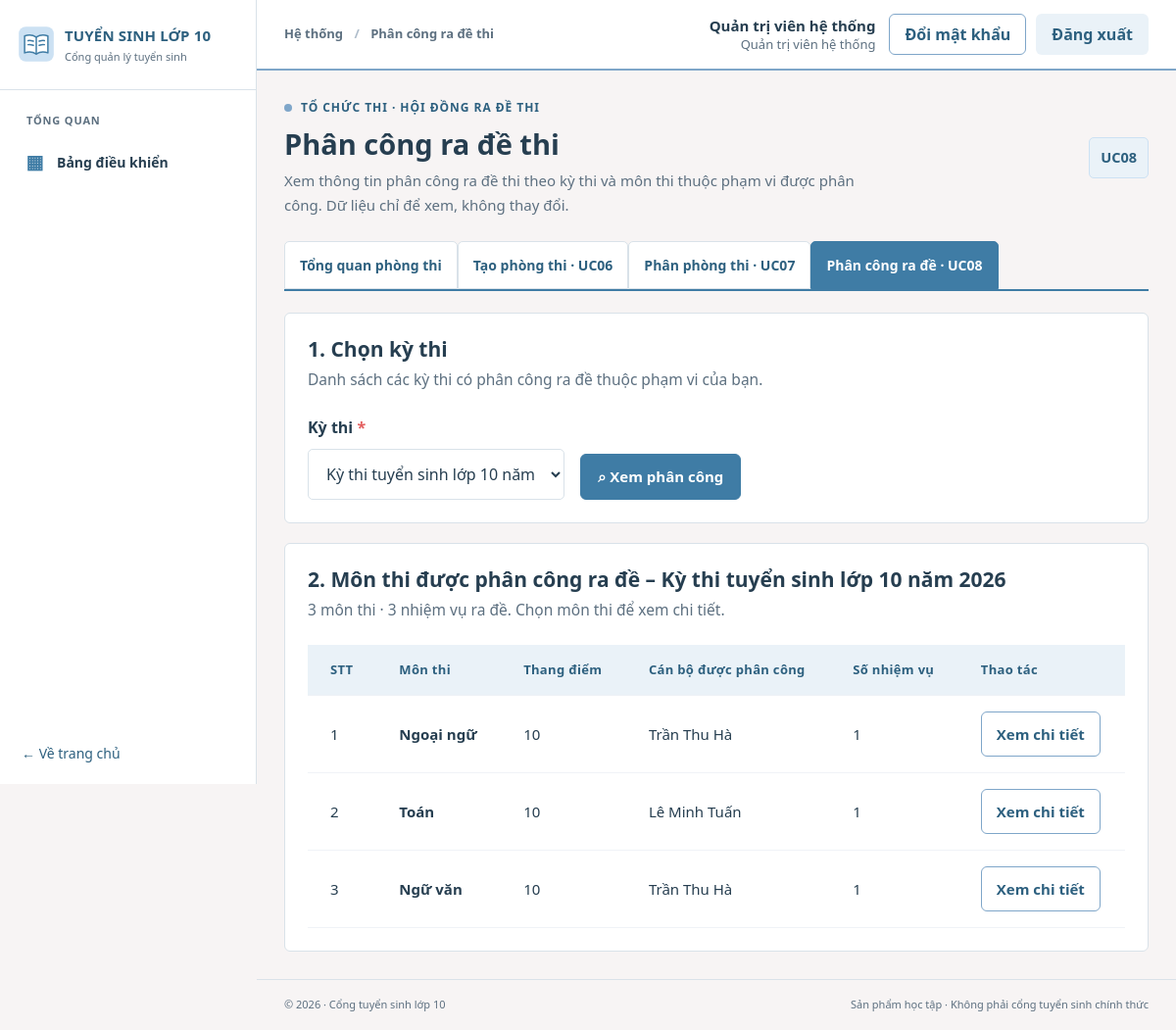
/exam/phan-cong-ra-de.php (signed in), run on the app's committed database.
### tables this page shows
CREATE TABLE TaiKhoan (
  maTaiKhoan VARCHAR(20) NOT NULL,
  tenDangNhap VARCHAR(50) NOT NULL,
  matKhau VARCHAR(255) NOT NULL,
  hoTen VARCHAR(100) NOT NULL,
  vaiTro VARCHAR(30) NOT NULL,
  maCanBo VARCHAR(20) NULL,
  maThiSinh VARCHAR(20) NULL,
  trangThai VARCHAR(20) NOT NULL DEFAULT 'Hoạt động',
  soLanSai INT NOT NULL DEFAULT 0,
  khoaDen DATETIME NULL,
  lanDangNhapCuoi DATETIME NULL,
  ngayTao DATETIME NOT NULL DEFAULT CURRENT_TIMESTAMP,
  PRIMARY KEY (maTaiKhoan),
  UNIQUE KEY uq_taikhoan_ten (tenDangNhap),
  CONSTRAINT ck_taikhoan_vaitro CHECK (vaiTro IN ('HOC_SINH','GVCN','BAN_TUYEN_SINH','HD_TUYEN_SINH','HD_COI_THI','HD_CHAM_THI','CAT_PHACH','HD_PHUC_KHAO','HD_RA_DE','QUAN_TRI')),
  CONSTRAINT ck_taikhoan_trangthai CHECK (trangThai IN ('Hoạt động','Bị khóa')),
  CONSTRAINT ck_taikhoan_solansai CHECK (soLanSai >= 0),
  CONSTRAINT fk_taikhoan_canbo FOREIGN KEY (maCanBo) REFERENCES CanBo(maCanBo),
  CONSTRAINT fk_taikhoan_thisinh FOREIGN KEY (maThiSinh) REFERENCES ThiSinh(maThiSinh)
);

CREATE TABLE KyThi (
  maKyThi VARCHAR(20) NOT NULL,
  tenKyThi VARCHAR(150) NOT NULL,
  thoiGianKetThuc DATETIME NOT NULL,
  maDot VARCHAR(20) NOT NULL,
  PRIMARY KEY (maKyThi),
  CONSTRAINT fk_kythi_dot FOREIGN KEY (maDot) REFERENCES DotTuyenSinh(maDot)
);

CREATE TABLE PhanCongRaDe (
  maPhanCong VARCHAR(20) NOT NULL,
  maKyThi VARCHAR(20) NOT NULL,
  maMonThi VARCHAR(20) NOT NULL,
  maCanBo VARCHAR(20) NOT NULL,
  thoiGianThucHien DATETIME NULL,
  thongTinNhiemVu VARCHAR(255) NOT NULL,
  PRIMARY KEY (maPhanCong),
  CONSTRAINT fk_pcrd_kythi FOREIGN KEY (maKyThi) REFERENCES KyThi(maKyThi),
  CONSTRAINT fk_pcrd_mon FOREIGN KEY (maMonThi) REFERENCES MonThi(maMonThi),
  CONSTRAINT fk_pcrd_canbo FOREIGN KEY (maCanBo) REFERENCES CanBo(maCanBo)
);

CREATE TABLE MonThi (
  maMonThi VARCHAR(20) NOT NULL,
  tenMonThi VARCHAR(100) NOT NULL,
  thangDiem DECIMAL(5,2) NOT NULL,
  PRIMARY KEY (maMonThi),
  CONSTRAINT ck_monthi_thangdiem CHECK (thangDiem > 0)
);

### config/app.php (called while the page is built, shortened)
<?php
return [
    'name' => getenv('APP_NAME') ?: 'CỔNG THÔNG TIN TUYỂN SINH VÀO LỚP 10',
    'demo_mode' => filter_var(getenv('DEMO_MODE') ?: '1', FILTER_VALIDATE_BOOLEAN),
    'timezone' => 'Asia/Ho_Chi_Minh',
    'base_path' => getenv('APP_BASE_PATH') ?: null,
];

### includes/functions.php (called while the page is built, shortened)
<?php
function app_config(): array {
    static $cfg = null;
    if ($cfg === null) {
        $cfg = require dirname(__DIR__) . '/config/app.php';
        date_default_timezone_set($cfg['timezone']);
    }
    return $cfg;
}
function e(mixed $str): string {
    return htmlspecialchars((string)$str, ENT_QUOTES | ENT_SUBSTITUTE, 'UTF-8');
}
function base_path(): string {
    $forced = app_config()['base_path'];
    $root = realpath(dirname(__DIR__));
    $docroot = realpath($_SERVER['DOCUMENT_ROOT'] ?? '');
    $r = strtolower(str_replace('\\','/',$root));
    $d = rtrim(strtolower(str_replace('\\','/',$docroot)),'/');
    if ($r === $d) return '';
    return '';
}
function url(string $path = ''): string {
    $prefix = rtrim(base_path(), '/');
    $clean = ltrim($path, '/');
    return $prefix . '/' . $clean;
}

### includes/auth.php (called while the page is built, shortened)
<?php
require_once __DIR__ . '/functions.php';
require_once __DIR__ . '/permissions.php';
require_once dirname(__DIR__) . '/services/auth_service.php';
function current_user(): ?array {
    static $user = false;
    if ($user !== false) return $user;
    $user = null;
    $ma = $_SESSION['user']['maTaiKhoan'] ?? null;
    try {
        $user = layTaiKhoanHoatDong((string)$ma);
    } catch (Throwable $e) {
        error_log('current_user: ' . $e->getMessage());
        $user = $_SESSION['user'];
    }
    return $user;
}
function require_auth(): array {
    $user = current_user();
    return $user;
}
function require_role(array $vaiTro): array {
    $user = require_auth();
    return $user;
}

### config/database.php (called while the page is built, shortened)
<?php
function db(): PDO {
    static $pdo = null;
    if ($pdo instanceof PDO) return $pdo;
    $host = getenv('DB_HOST') ?: '127.0.0.1';
    $port = getenv('DB_PORT') ?: '3306';
    $name = getenv('DB_NAME') ?: 'dreamteam_tuyensinh10';
    $user = getenv('DB_USER') ?: 'root';
    $pass = getenv('DB_PASS') ?: '';
    $pdo = new PDO(
        "mysql:host={$host};port={$port};dbname={$name};charset=utf8mb4", $user, $pass,
        [PDO::ATTR_ERRMODE => PDO::ERRMODE_EXCEPTION, PDO::ATTR_DEFAULT_FETCH_MODE => PDO::FETCH_ASSOC,
         PDO::ATTR_EMULATE_PREPARES => false]
    );
    return $pdo;
}

### services/auth_service.php (called while the page is built, shortened)
<?php
require_once dirname(__DIR__) . '/config/database.php';
function tk_cot_phien(): string {
    return 'maTaiKhoan, tenDangNhap, hoTen, vaiTro, maCanBo, maThiSinh, trangThai';
}
function layTaiKhoanHoatDong(string $maTaiKhoan): ?array {
    $st = db()->prepare('SELECT ' . tk_cot_phien() . " FROM TaiKhoan WHERE maTaiKhoan = ? AND trangThai = 'Hoạt động'");
    $st->execute([$maTaiKhoan]);
    return $st->fetch() ?: null;
}

### includes/permissions.php (called while the page is built, shortened)
<?php
function ten_vai_tro(string $vaiTro): string {
    return VAI_TRO[$vaiTro] ?? $vaiTro;
}
function has_role(?array $user, array $vaiTro): bool {
    return $user !== null && in_array($user['vaiTro'], $vaiTro, true);
}

### services/exam_service.php (called while the page is built, shortened)
<?php
require_once dirname(__DIR__) . '/config/database.php';
require_once dirname(__DIR__) . '/includes/permissions.php';
function layPhamViKyThiRaDe(array $user): ?array {
    if (has_role($user, ['BAN_TUYEN_SINH', 'QUAN_TRI'])) return null;
    $maCanBo = (string)($user['maCanBo'] ?? '');
    $st = db()->prepare('SELECT DISTINCT h.maKyThi
                         FROM CanBo c
                         JOIN HoiDongThi h ON h.maHoiDongThi = c.maHoiDongThi
                         WHERE c.maCanBo = ? AND h.loaiHoiDong = "Ra đề"');
    $st->execute([$maCanBo]);
    return $st->fetchAll(PDO::FETCH_COLUMN);
}
function timKyThiDuocPhanCong(?array $phamVi): array {
    $sql = 'SELECT k.maKyThi, k.tenKyThi, k.thoiGianKetThuc, COUNT(*) AS soPhanCong
            FROM PhanCongRaDe pc JOIN KyThi k ON k.maKyThi = pc.maKyThi';
    $params = [];
    $st = db()->prepare($sql . ' GROUP BY k.maKyThi, k.tenKyThi, k.thoiGianKetThuc ORDER BY k.maKyThi DESC');
    $st->execute($params);
    return $st->fetchAll();
}
function layDanhSachPhanCongRaDe(string $maKyThi = '', ?string $maCanBo = null, ?string $maMonThi = null): array {
    $sql = 'SELECT pc.maPhanCong, pc.maKyThi, k.tenKyThi, pc.maMonThi, m.tenMonThi, m.thangDiem,
                   pc.maCanBo, c.hoTen AS tenCanBo, c.chucVu,
                   COALESCE(t.tenTruongTHCS, p.tenTruongTHPT, "") AS donViCongTac,
                   pc.thoiGianThucHien, pc.thongTinNhiemVu
            FROM PhanCongRaDe pc
            JOIN KyThi k ON k.maKyThi = pc.maKyThi
            JOIN MonThi m ON m.maMonThi = pc.maMonThi
            JOIN CanBo c ON c.maCanBo = pc.maCanBo
            LEFT JOIN TruongTHCS t ON t.maTruongTHCS = c.maTruongTHCS
            LEFT JOIN TruongTHPT p ON p.maTruongTHPT = c.maTruongTHPT
            WHERE 1=1';
    $params = [];
    if ($maKyThi !== '') {
        $sql .= ' AND pc.maKyThi = ?';
        $params[] = $maKyThi;
    }
    $sql .= ' ORDER BY k.maKyThi DESC, m.maMonThi, pc.maPhanCong';
    $st = db()->prepare($sql);
    $st->execute($params);
    return $st->fetchAll();
}
function nhomPhanCongTheoMon(array $dsPhanCong): array {
    $mon = [];
    foreach ($dsPhanCong as $pc) {
        $k = $pc['maMonThi'];
        $mon[$k] ??= ['maMonThi' => $k, 'tenMonThi' => $pc['tenMonThi'], 'thangDiem' => $pc['thangDiem'], 'soNhiemVu' => 0, 'canBo' => []];
        $mon[$k]['soNhiemVu']++;
        $mon[$k]['canBo'][$pc['maCanBo']] = $pc['tenCanBo'];
    }
    return array_values($mon);
}

### exam/phan-cong-ra-de.php (the view, shortened to what this page needs)
<?php
require_once dirname(__DIR__) . '/includes/exam_ui.php';
$nguoiDung = require_role(['HD_RA_DE', 'BAN_TUYEN_SINH', 'QUAN_TRI']);
$maKyThi = ui_input('kyThi');
$maMonThi = ui_input('monThi');
$loi = null;
$dsKyThi = [];
$dsMon = [];
$kyThiHienTai = null;
try {
    $phamVi = layPhamViKyThiRaDe($nguoiDung);
    $dsKyThi = timKyThiDuocPhanCong($phamVi);
    if ($maKyThi === '' && $dsKyThi) $maKyThi = (string)$dsKyThi[0]['maKyThi'];
    if ($maKyThi !== '') {
        foreach ($dsKyThi as $k) if ($k['maKyThi'] === $maKyThi) $kyThiHienTai = $k;
        $dsMon = nhomPhanCongTheoMon(layDanhSachPhanCongRaDe($maKyThi));
    }
} catch (BusinessException $e) {
    $loi = $e->getMessage();
    $chiTietLoi = $e->details();
    if ($loi === EXAM_TB_KHONG_DU_QUYEN) { $dsMon = []; $kyThiHienTai = null; }
    $dsChiTiet = [];
} catch (Throwable $e) {
    error_log('UC08: ' . $e->getMessage());
    $loi = EXAM_TB_LOI_TAI_PHAN_CONG;
}
ui_page_start('exam', 'Phân công ra đề thi', 'Tổ chức thi · Hội đồng ra đề thi', 'Xem thông tin phân công ra đề thi theo kỳ thi và môn thi thuộc phạm vi được phân công. Dữ liệu chỉ để xem, không thay đổi.', 'UC08');
?>
<?php if (!$dsKyThi && !$loi): ?>
  <?php ui_notice('info', EXAM_TB_CHUA_CO_PHAN_CONG_RA_DE, ['Không có dữ liệu nào bị thay đổi.']); ?>
<?php else: ?>
<section class="panel">
  <div class="panel-heading">
    <div>
      <h2>1. Chọn kỳ thi</h2>
      <p>Danh sách các kỳ thi có phân công ra đề thuộc phạm vi của bạn.</p>
    </div>
  </div>
  <form method="get" class="ui-search" novalidate>
    <div class="field ui-search-btn">
      <button class="btn btn-primary" type="submit">⌕ Xem phân công</button>
    </div>
  </form>
</section>
<?php endif; ?>
<?php if ($kyThiHienTai): ?>
<section class="panel">
  <div class="panel-heading">
    <div>
      <h2>2. Môn thi được phân công ra đề – <?= e($kyThiHienTai['tenKyThi']) ?></h2>
      <p><?= count($dsMon) ?> môn thi · <?= (int)$kyThiHienTai['soPhanCong'] ?> nhiệm vụ ra đề. Chọn môn thi để xem chi tiết.</p>
    </div>
  </div>
  <div class="table-wrap">
    <table class="data-table">
      <thead><tr><th>STT</th><th>Môn thi</th><th>Thang điểm</th><th>Cán bộ được phân công</th><th>Số nhiệm vụ</th><th class="ui-align-right">Thao tác</th></tr></thead>
      <tbody>
        <?php foreach ($dsMon as $i => $m): $dangXem = $m['maMonThi'] === $maMonThi; ?>
          <tr<?= $dangXem ? ' style="background:#f0f9ff"' : '' ?>>
            <td><?= $i + 1 ?></td>
            <td><strong><?= e($m['tenMonThi']) ?></strong></td>
            <td><?= e(rtrim(rtrim((string)$m['thangDiem'], '0'), '.')) ?></td>
            <td><?= e(implode(', ', $m['canBo'])) ?></td>
            <td><?= (int)$m['soNhiemVu'] ?></td>
            <td class="ui-align-right">
              <a class="btn btn-sm <?= $dangXem ? 'btn-primary' : 'btn-outline' ?>" href="<?= e(url('exam/phan-cong-ra-de.php', ['kyThi' => $maKyThi, 'monThi' => $m['maMonThi']])) ?>">Xem chi tiết</a>
            </td>
          </tr>
        <?php endforeach; ?>
      </tbody>
    </table>
  </div>
</section>
<?php endif; ?>

### includes/header.php (shortened to what this page needs)
<?php
require_once __DIR__ . '/functions.php';
$page_title = $page_title ?? 'Trang chủ';
$layout = $layout ?? 'public';
$cfg = app_config();
?><!doctype html>
<html lang="vi">
<head>
  <link rel="stylesheet" href="<?= e(url('assets/css/style.css')) ?>">
  <link rel="stylesheet" href="<?= e(url('assets/css/portal.css')) ?>">
</head>
<body class="<?= $layout === 'dashboard' ? 'dash-body' : 'public-body' ?>">
<?php if ($layout === 'dashboard'): ?>
<div class="dash-shell">
  <?php require __DIR__ . '/sidebar.php'; ?>
  <div class="dash-main">
    <header class="dash-topbar">
      <div class="dash-topbar-left"><span class="breadcrumb">Hệ thống <span>/</span> <?= e($page_title) ?></span></div>
      <div class="dash-topbar-right"><?php $__u = function_exists('current_user') ? current_user() : null; if ($__u): ?>
        <span class="topbar-user"><strong><?= e($__u['hoTen']) ?></strong><small><?= e(ten_vai_tro($__u['vaiTro'])) ?></small></span>
        <a class="btn btn-outline btn-sm" href="<?= e(url('auth/doi-mat-khau.php')) ?>">Đổi mật khẩu</a>
        <form method="post" action="<?= e(url('auth/logout.php')) ?>" class="topbar-logout"><?= csrf_field() ?><button class="btn btn-soft btn-sm" type="submit">Đăng xuất</button></form>
      <?php else: ?><a class="avatar" href="<?= e(url('auth/login.php')) ?>" title="Đăng nhập">10</a><?php endif; ?></div>
    </header>
    <main id="main" class="dash-content">
<?php endif; ?>

### assets/css/style.css (style rules this page uses)
:root { --primary:#1265b0;--primary-dark:#0b4686;--deep:#102a4c;--ink:#1e3049;--muted:#748299;--border:#e4eaf2;--surface:#ffffff;--bg:#f6f8fc;--soft-blue:#edf5ff;--accent:#ffbe59;--shadow:0 16px 46px rgba(22,53,91,.07);--r:18px;--font:'Be Vietnam Pro',system-ui,-apple-system,BlinkMacSystemFont,'Segoe UI',sans-serif }
* { box-sizing:border-box }
html { scroll-behavior:smooth }
body { margin:0;background:var(--bg);color:var(--ink);font-family:var(--font);line-height:1.65;font-size:18px }
h1,h2,h3,h4,p { margin-top:0 }
h1,h2,h3 { line-height:1.25;letter-spacing:-.035em }
a { text-decoration:none;color:inherit }
button,input,select,textarea { font:inherit }
button { cursor:pointer }
.btn { border:1px solid transparent;border-radius:11px;display:inline-flex;align-items:center;justify-content:center;gap:12px;min-height:43px;padding:10px 17px;font-weight:700;font-size:16px;transition:.18s transform,.18s background,.18s box-shadow;text-align:center;white-space:nowrap }
.btn-primary { color:white;background:linear-gradient(135deg,#1676cf,#105da7);box-shadow:0 8px 16px rgba(18,101,176,.17) }
.btn-soft { background:#e9f3ff;color:#1765af }
.btn-outline { border-color:#dce5f0;background:white;color:#395a7d }
.btn-sm { min-height:36px;padding:7px 15px }
.field { margin-bottom:20px }
.dash-body { background:var(--bg) }
.dash-shell { display:flex;min-height:100vh }
.dash-main { margin-left:285px;min-width:0;width:calc(100% - 285px);display:flex;flex-direction:column;min-height:100vh }
.dash-topbar { height:76px;background:white;border-bottom:1px solid var(--border);display:flex;align-items:center;justify-content:space-between;padding:0 35px;gap:12px;position:sticky;top:0;z-index:30 }
.dash-topbar-left,.dash-topbar-right { display:flex;align-items:center;gap:19px }
.breadcrumb { font-size:14px;color:#667f97;font-weight:600 }
.breadcrumb span { color:#afbdcb;margin:0 8px }
.dash-content { flex:1;padding:32px 35px 45px }
.panel { background:white;border:1px solid #e7edf4;border-radius:16px;box-shadow:0 6px 20px rgba(27,83,128,.035);padding:23px }
.panel-heading { display:flex;align-items:start;justify-content:space-between;gap:10px;margin-bottom:22px }
.panel-heading h2 { font-size:19px;margin:0 0 6px;color:#294967 }
.panel-heading p { font-size:13px;color:#97a6b7;margin:0 }
.data-table { width:100%;border-collapse:collapse;text-align:left;min-width:630px }
.data-table th { background:#f6f9fd;color:#8498ad;font-size:13px;font-weight:800;letter-spacing:.025em;padding:15px 23px;border-bottom:1px solid #edf1f6 }
.data-table td { padding:16px 23px;font-size:14px;color:#56708a;border-bottom:1px solid #f0f3f7 }
.ui-page .panel-heading h2,.ui-page .table-title h2 { font-size:21px }
.ui-page .panel-heading p,.ui-page .table-title p { font-size:15.5px }
.ui-page .panel+.panel,.ui-page .panel+.ui-notice,.ui-page .ui-notice+.panel,.ui-page .dash-panels+.panel { margin-top:20px }
.ui-page .btn { font-size:17px;min-height:50px }
.ui-page .btn-sm { font-size:15px;min-height:40px }
.ui-page .data-table th { font-size:15px }
.ui-page .data-table td { font-size:16.5px;color:#3f5a75 }
.ui-search { display:grid;grid-template-columns:1fr 1fr 1fr auto;gap:16px;align-items:end }
.ui-search .field { margin-bottom:0 }
.ui-page .data-table { min-width:760px }
.ui-page .data-table td { white-space:normal }
.ui-page .data-table th { white-space:nowrap }
.dash-topbar-right { display:flex;align-items:center;gap:10px }
.topbar-user { display:flex;flex-direction:column;align-items:flex-end;line-height:1.3;margin-right:4px }
.topbar-user strong { font-size:15px;color:#1a3b59 }
.topbar-user small { font-size:13px;color:#7f93a8 }
.topbar-logout { margin:0 }

### data on the page
taikhoan: hoTen "Quản trị viên hệ thống", vaiTro "Quản trị viên hệ thống"
kythi: tenKyThi "Kỳ thi tuyển sinh lớp 10 năm 2026"
phancongrade: maMonThi.tenMonThi "Ngoại ngữ", maMonThi.thangDiem "10", canBo "Trần Thu Hà", soNhiemVu "1"
phancongrade: maMonThi.tenMonThi "Toán", maMonThi.thangDiem "10", canBo "Lê Minh Tuấn", soNhiemVu "1"
phancongrade: maMonThi.tenMonThi "Ngữ văn", maMonThi.thangDiem "10", canBo "Trần Thu Hà", soNhiemVu "1"

### other printed values
$group "TỔNG QUAN"
$symbol "▦"
$label "Bảng điều khiển"
$page_title "Phân công ra đề thi"
$eyebrow "TỔ CHỨC THI · HỘI ĐỒNG RA ĐỀ THI"
$title "Phân công ra đề thi"
$desc "Xem thông tin phân công ra đề thi theo kỳ thi và môn thi thuộc phạm vi được phân công. Dữ liệu chỉ để xem, không thay đổi."
$uc "UC08"
$label "Tổng quan phòng thi"
$label "Tạo phòng thi · UC06"
$label "Phân phòng thi · UC07"
$label "Phân công ra đề · UC08"
$label "Kỳ thi"
count($dsMon) "3"
$kyThiHienTai['soPhanCong'] "3"
